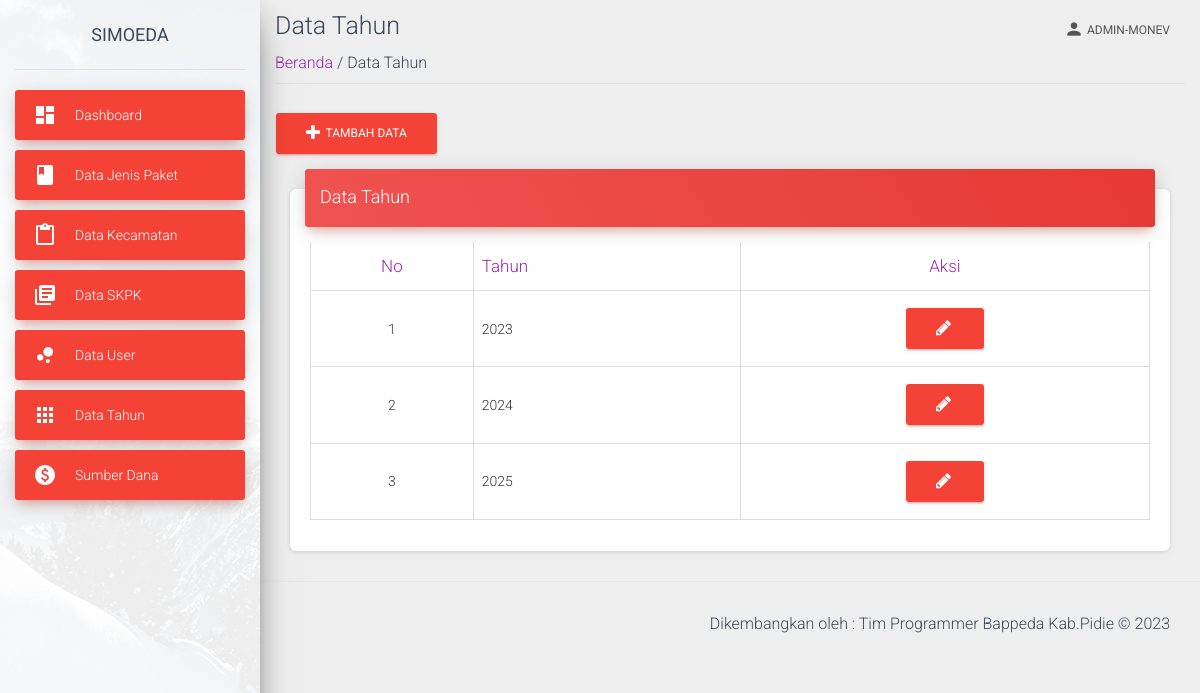
The app's page /view/data-tahun.php (signed in) with its own data.
### tables this page shows
CREATE TABLE `tahun` (
  `id_tahun` int(11) NOT NULL,
  `tahun` varchar(255) DEFAULT NULL
);

### view/data-tahun.php (the view, shortened to what this page needs)
<?php
require('../view/template-atas-admin.php');
?>
<?php
require('../proses/koneksi.php');
?>
    <div class="container-fluid">
        <div class="title">
            <h3 class="text-gray-800 my-2">Data Tahun</h3>
        </div>
        <div class="subtitle border-bottom mb-4 pb-2">
            <span class=""><a href="index">Beranda </a></span>
            <span class="text-grey"> / Data Tahun</span>
        </div>
            <button type="button" class="btn btn-danger" data-toggle="modal" data-target="#exampleModal">
            <i class="fa fa-plus"></i>&nbsp;
                Tambah Data
            </button>
    <div class="content">
        <div class="container-fluid">
          <div class="row">
            <div class="col-md-12">
              <div class="card">
                <div class="card-header card-header-danger">
                  <h4 class="card-title "> Data Tahun</h4>
                </div>
          <div class="card-body">
        <div class="table-responsive">
        <table id="myTable" class="table table-bordered"
                data-page-length="25">
                <thead class="text-primary">
                    <tr>
                        <th class="text-center">No</th>
                        <th>Tahun</th>
                        <th class="text-center">Aksi</th>
                    </tr>
                </thead>
                <?php
                            $noUrut=1;
                            $data=mysqli_query($koneksi,"SELECT * FROM tahun");
                            ?>
                <tbody id="dataTable">
                    <?php
                            while($d=mysqli_fetch_array($data)){
                            ?>
                    <tr>
                        <td class="text-center"><?php echo $noUrut++; ?></td>
                        <td><?php echo $d['tahun']; ?></td>
                        <td class="text-center">
                                <button type="button" class="btn btn-danger" data-toggle="modal" data-target="#data<?php echo $d['id_tahun']; ?>">
                                <i class="fa fa-pencil"></i>&nbsp;
                                </button>
                        </td>
                    </tr>
                    <?php
                            }
                        ?>
                </tbody>
            </table>
        </div>
    </div>
      </div>
        </div>
          </div>
            </div>
  </div>
    </div>
 <?php
require('../view/template-bawah-monev.php')
?>

### records on screen
tahun: tahun "2023"
tahun: tahun "2024"
tahun: tahun "2025"

### other values on screen
$_SESSION['level'] "ADMIN-MONEV"
